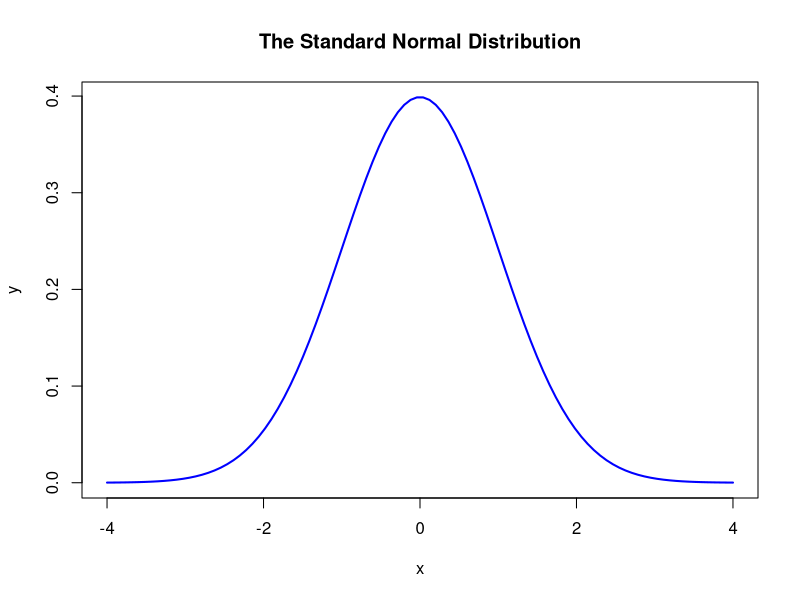
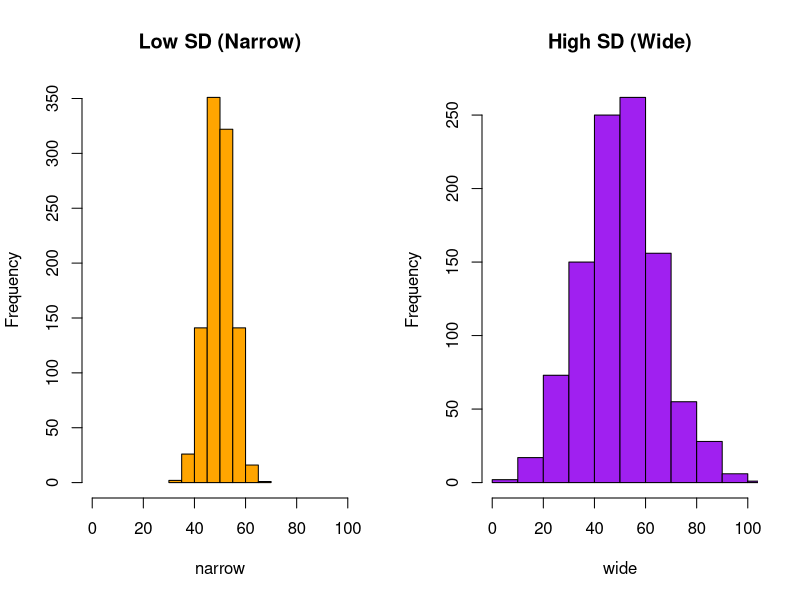

Generate these figures, in order, with R:
# Create a sequence of numbers (The X-axis) 
x <- seq(-4, 4, length=100) 

# Calculate the density for a Standard Normal Distribution (Mean=0, SD=1) 
y <- dnorm(x) 

# Plot the Bell Curve 
plot(x, y, type="l", lwd=2, col="blue", main="The Standard Normal Distribution")

# pnorm: What percentile is a score of 1300?
pnorm(1300, mean = 1060, sd = 210)

# qnorm: What score do you need to be in the 99th percentile?
qnorm(0.99, mean = 1060, sd = 210)

# Generate two sets of data with different spreads
narrow <- rnorm(1000, mean = 50, sd = 5)
wide   <- rnorm(1000, mean = 50, sd = 15)

# Plot side-by-side
par(mfrow=c(1,2))
hist(narrow, xlim=c(0, 100), main="Low SD (Narrow)", col="orange")
hist(wide, xlim=c(0, 100), main="High SD (Wide)", col="purple")
